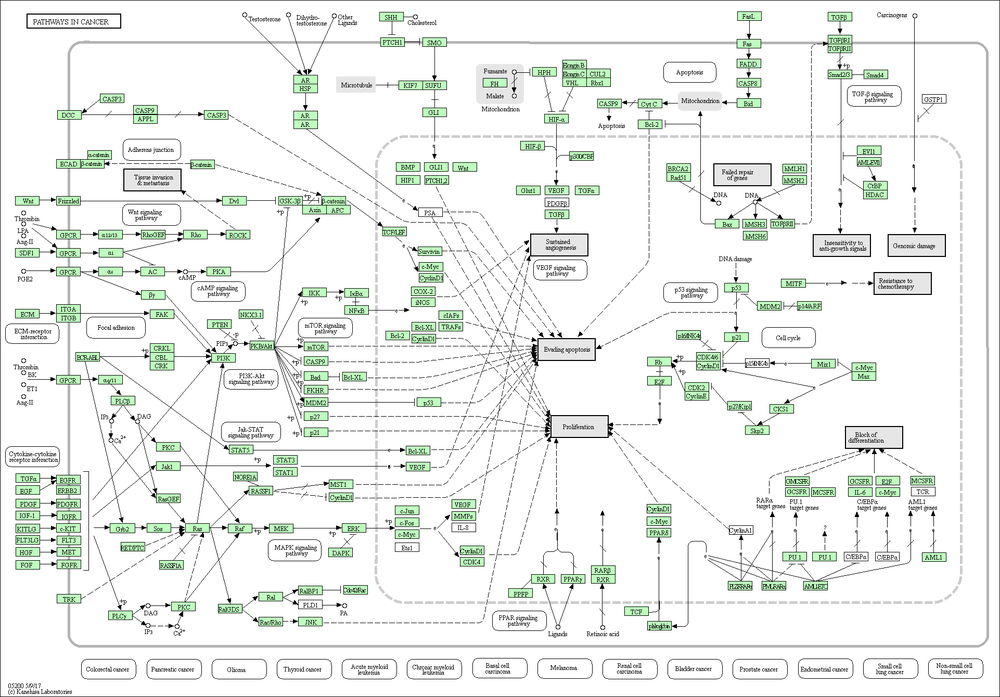
#> input picture first/source/cge05200.png, 1000 x 697 px, shrunk from 1922 x 1340 before the run, found by its file name; its folder holds only this picture in this run
$ python S05Check_e.py source/cge05200.png   (older library calls are emulated)
#> lines starting #> are read from the running program, lines starting #| are printed output that depends on the picture
import cv2
import numpy as np
from Tool import Tool
import sys

img=cv2.imread('./source/'+sys.argv[1])
#> img is the input picture: shape (697, 1000, 3); mean B, G, R 237.3, 240.4, 237.3
src = cv2.cvtColor(img, cv2.COLOR_BGR2GRAY)
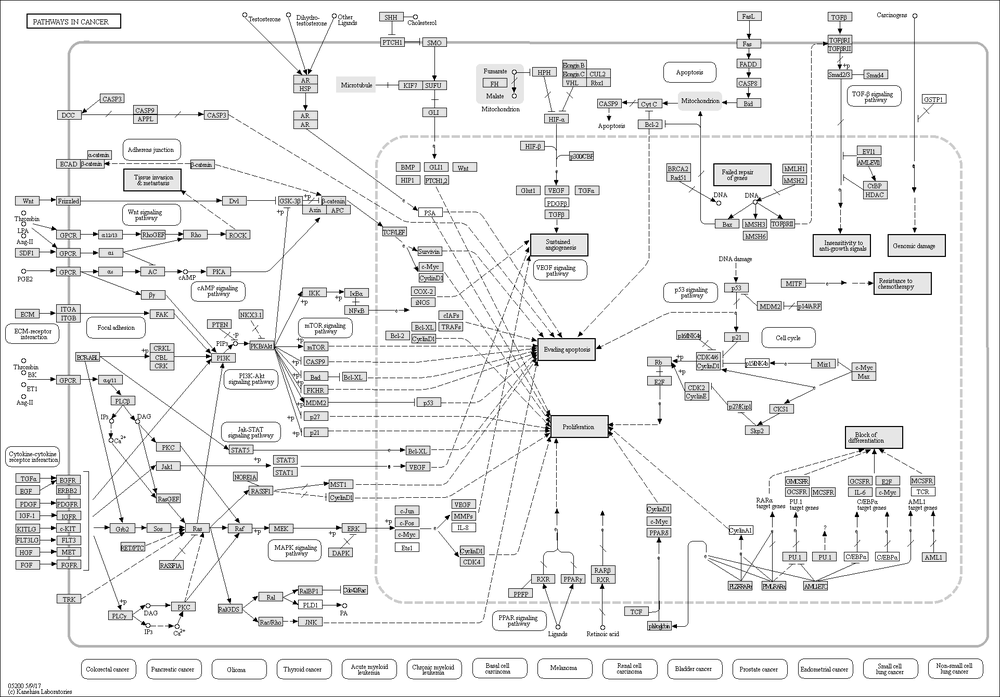
#> src: shape (697, 1000); min 0, max 255, mean 239.1

char_e_list=[]
#> (the run stopped early here; a loop or call above may not have finished)

$ run again, on first/source/hsa05215.png
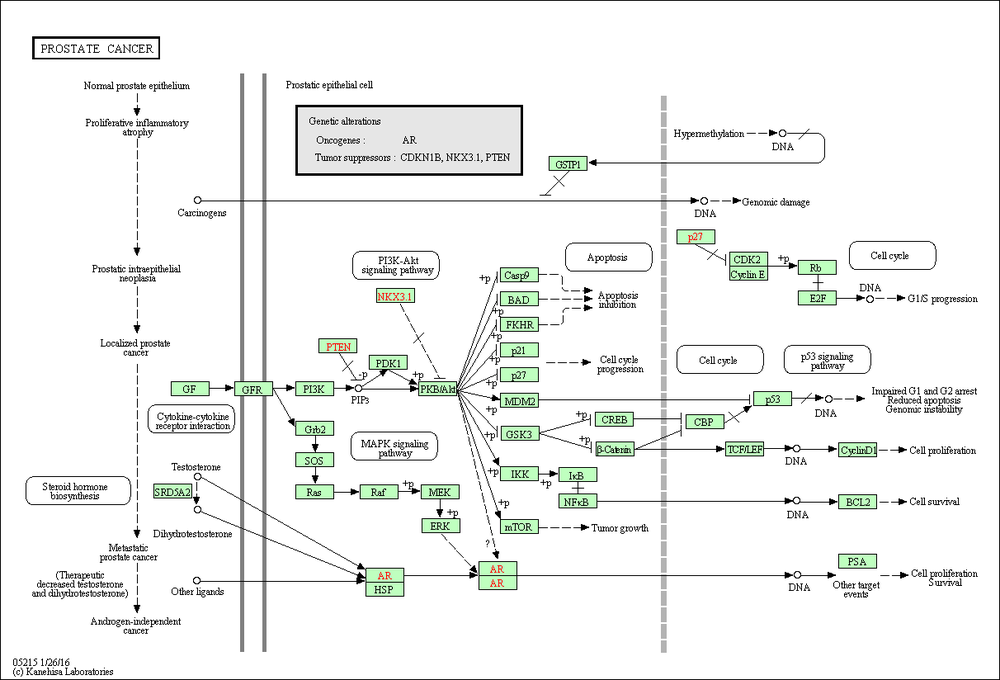
#> input picture first/source/hsa05215.png, 1000 x 680 px, shrunk from 1212 x 824 before the run, found by its file name
#> img is the input picture: shape (680, 1000, 3); mean B, G, R 240.7, 242.3, 240.8
#> `src = cv2.cvtColor(img, cv2.COLOR_BGR2GRAY)`:
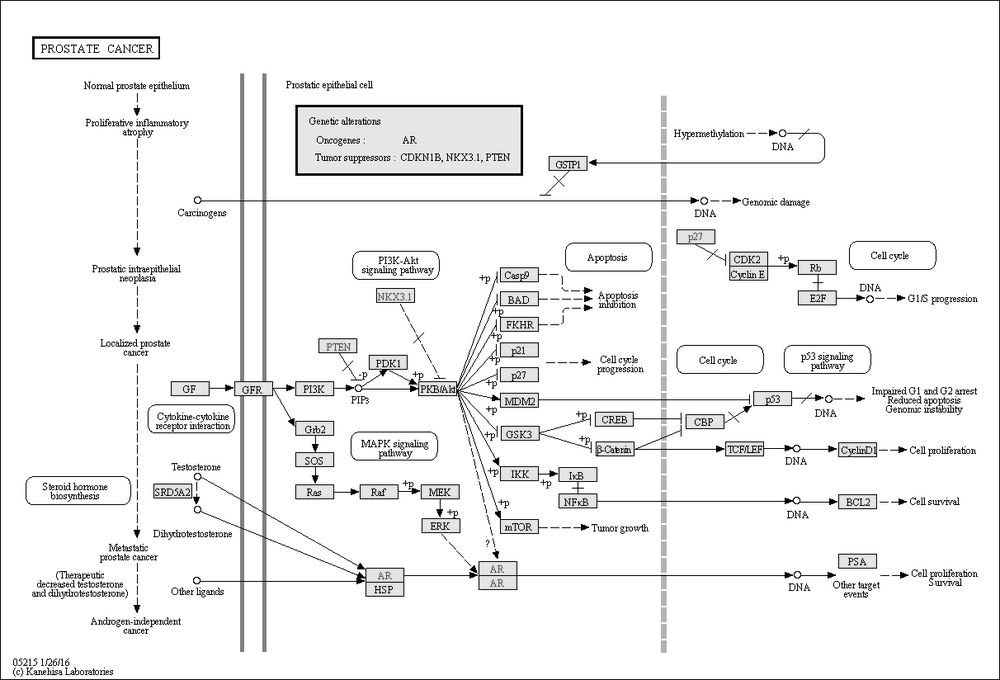
#> src: shape (680, 1000); min 0, max 255, mean 241.7

$ run again, on first/source/hsa05224.png
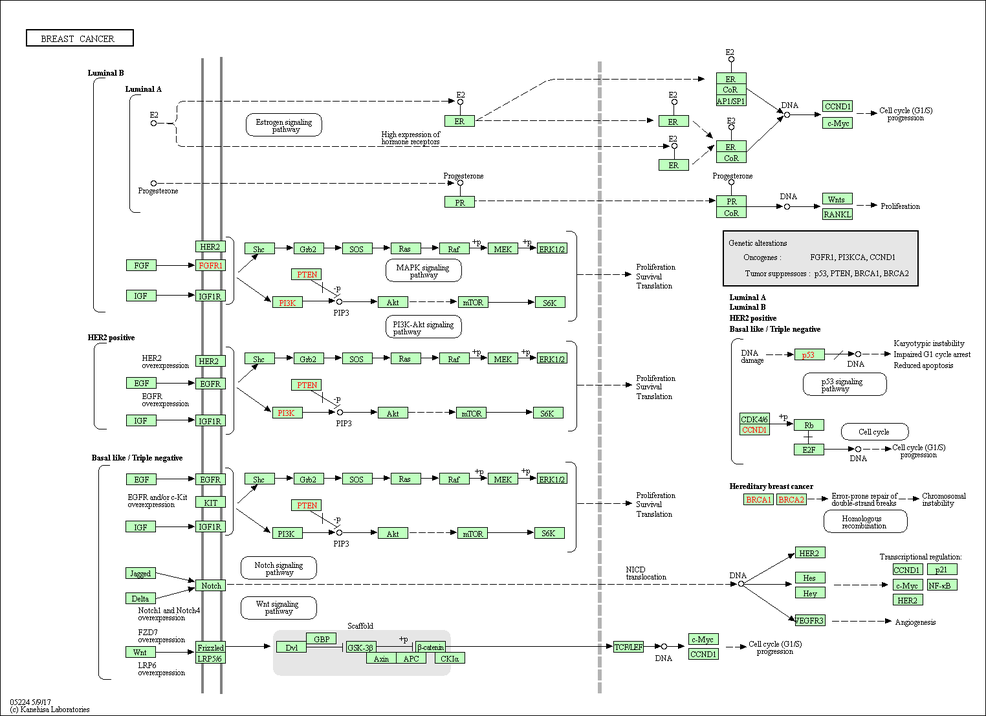
#> input picture first/source/hsa05224.png, 986 x 716 px, shrunk from 1524 x 1107 before the run, found by its file name
#> img is the input picture: shape (716, 986, 3); mean B, G, R 241.7, 243.9, 241.9
#> `src = cv2.cvtColor(img, cv2.COLOR_BGR2GRAY)`:
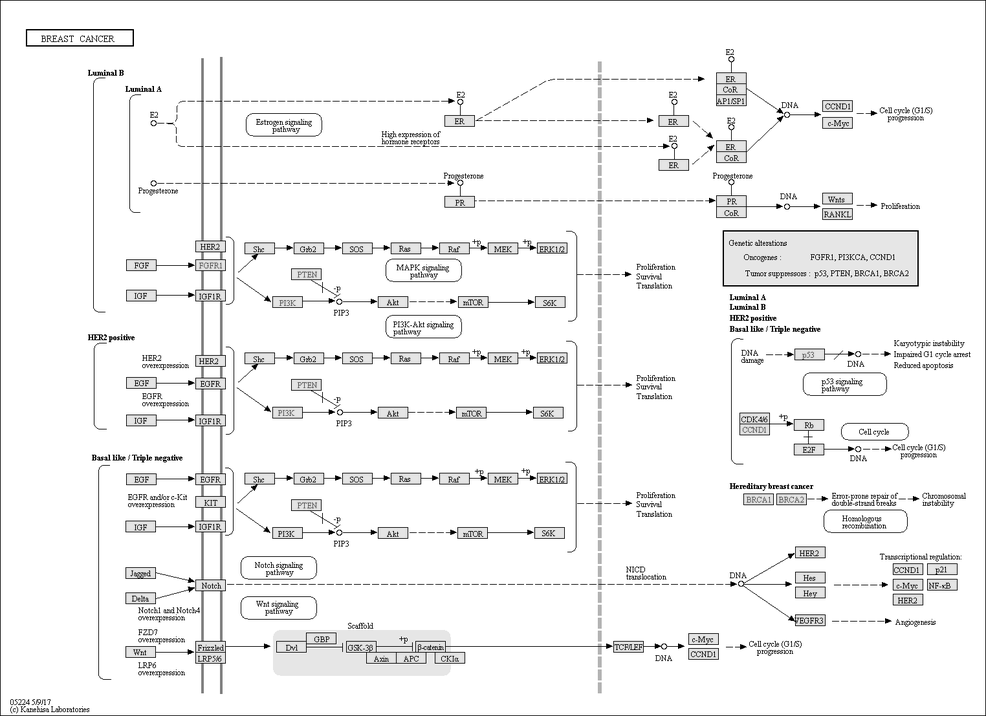
#> src: shape (716, 986); min 0, max 255, mean 243

$ run again, on first/source/hsa04020.png
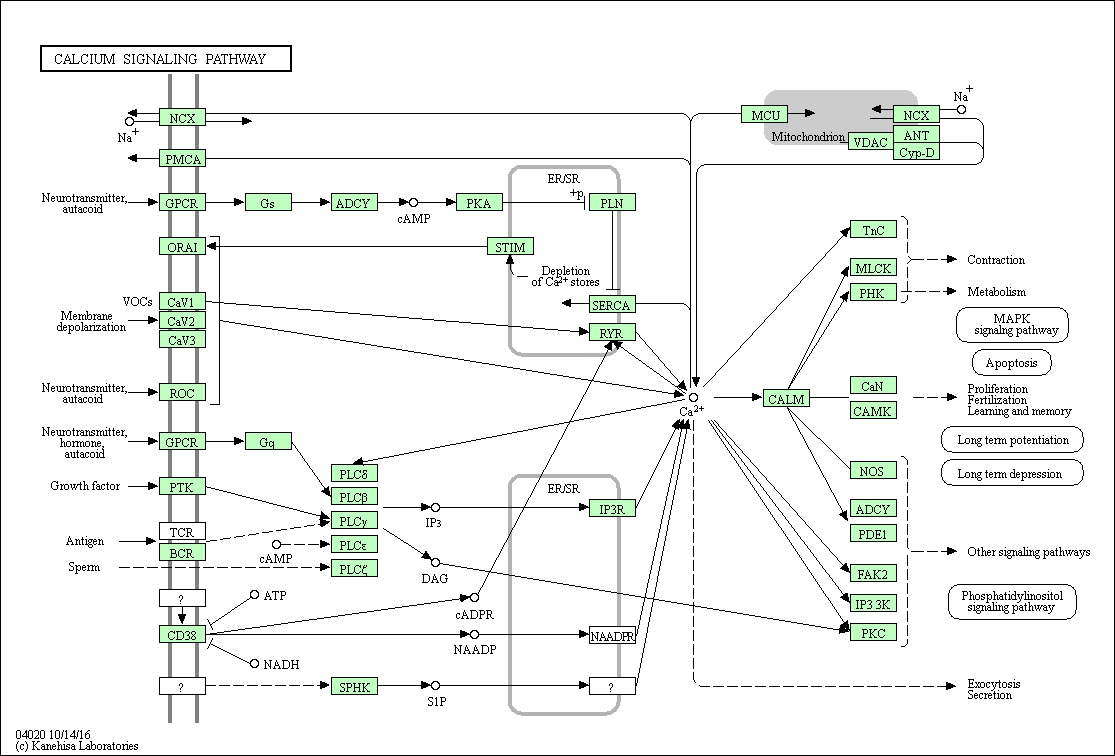
#> input picture first/source/hsa04020.png, 1115 x 756 px, found by its file name
#> img is the input picture: shape (756, 1115, 3); mean B, G, R 240.7, 242.9, 240.7
#> `src = cv2.cvtColor(img, cv2.COLOR_BGR2GRAY)`:
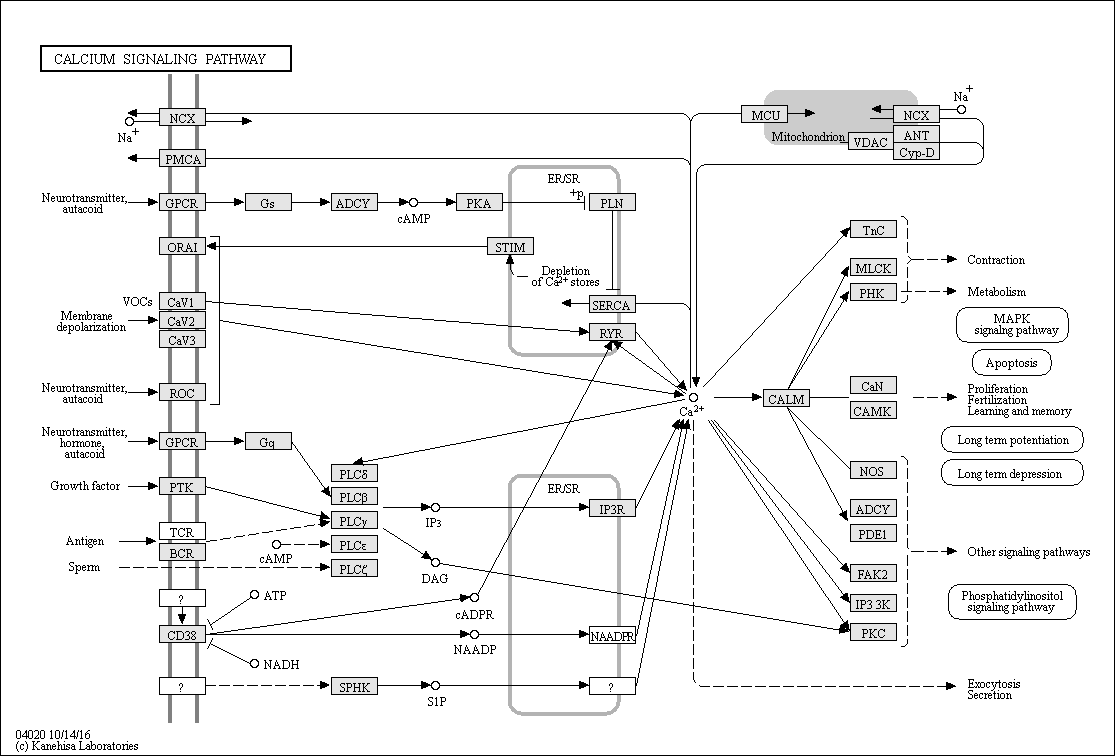
#> src: shape (756, 1115); min 0, max 255, mean 242
